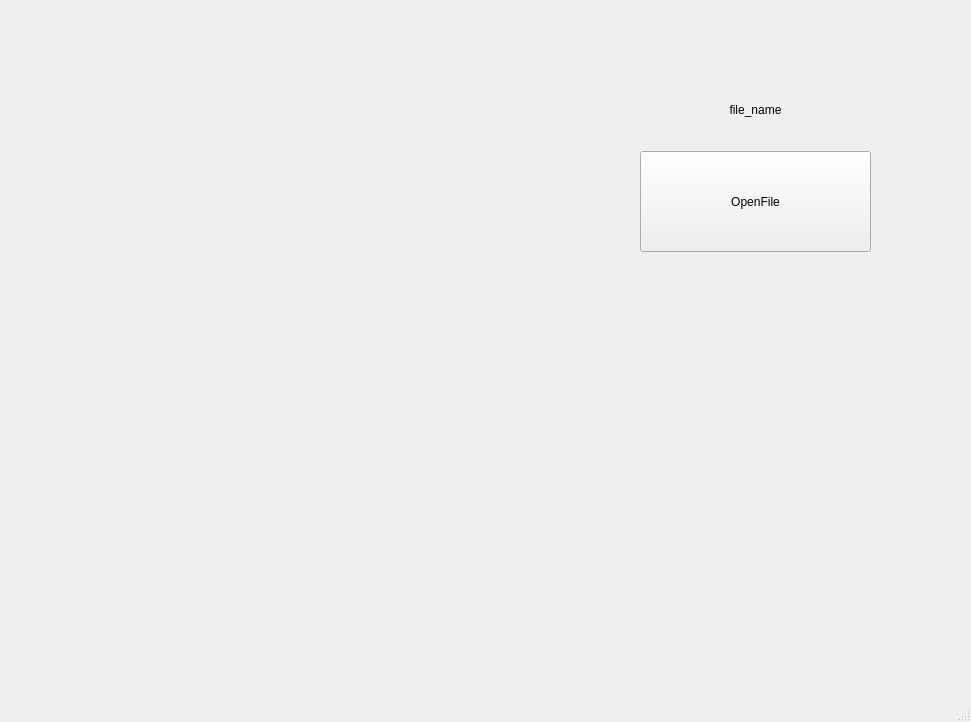
<?xml version="1.0" encoding="UTF-8"?>
<ui version="4.0">
 <class>view</class>
 <widget class="QMainWindow" name="view">
  <property name="geometry">
   <rect>
    <x>0</x>
    <y>0</y>
    <width>971</width>
    <height>722</height>
   </rect>
  </property>
  <property name="windowTitle">
   <string>view</string>
  </property>
  <widget class="QWidget" name="centralwidget">
   <widget class="QLabel" name="file_name">
    <property name="geometry">
     <rect>
      <x>640</x>
      <y>100</y>
      <width>231</width>
      <height>20</height>
     </rect>
    </property>
    <property name="text">
     <string>file_name</string>
    </property>
    <property name="alignment">
     <set>Qt::AlignCenter</set>
    </property>
   </widget>
   <widget class="QPushButton" name="OpenFIle">
    <property name="geometry">
     <rect>
      <x>640</x>
      <y>151</y>
      <width>231</width>
      <height>101</height>
     </rect>
    </property>
    <property name="text">
     <string>OpenFile</string>
    </property>
   </widget>
   <widget class="QWidget" name="maze_board" native="true">
    <property name="enabled">
     <bool>true</bool>
    </property>
    <property name="geometry">
     <rect>
      <x>12</x>
      <y>12</y>
      <width>500</width>
      <height>500</height>
     </rect>
    </property>
   </widget>
  </widget>
  <widget class="QMenuBar" name="menubar">
   <property name="geometry">
    <rect>
     <x>0</x>
     <y>0</y>
     <width>971</width>
     <height>24</height>
    </rect>
   </property>
  </widget>
  <widget class="QStatusBar" name="statusbar"/>
 </widget>
 <resources/>
 <connections/>
</ui>
